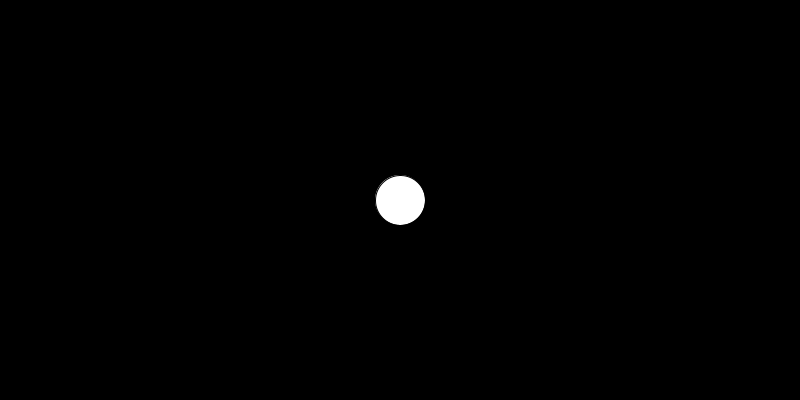
Frame 1 (no input)
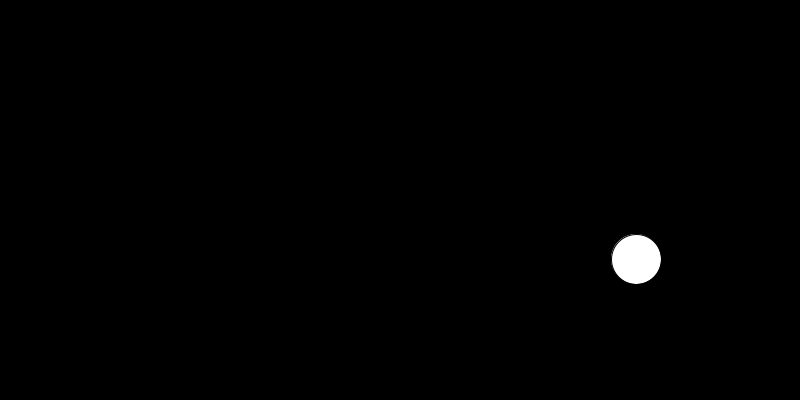
Frame 60 (the mouse pressed at the canvas centre just before this capture)
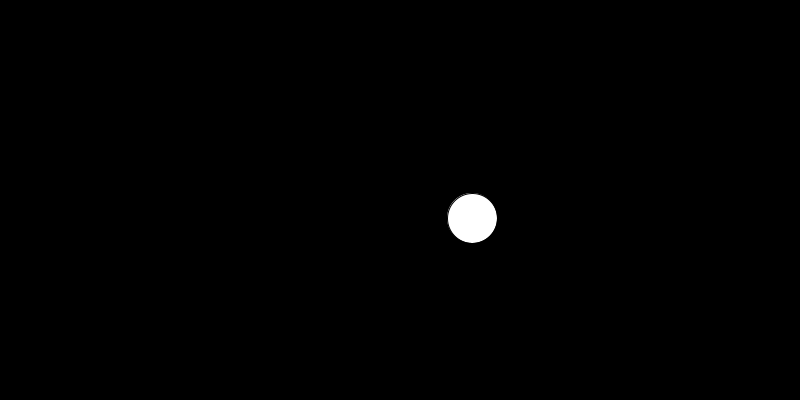
Frame 120 (the mouse held since frame 60 and released just before this capture)

The Processing sketch that drew these frames (run headless with seeded random() and noise(); from frame 60 on, the mouse is pressed at the canvas centre):

// Processing sketch: BSP_Zuruecksetzen
// ── BSP_Zuruecksetzen.pde
float ballX;
float ballY;
float ballVx;
float ballVy;

void setup() {
  size(800,400);
  ballX = width / 2;
  ballY = height / 2;
  ballVx = 4;
  ballVy = 1;
}
void draw() {
  background(0);
  circle(ballX, ballY, 50);
  ballX = ballX + ballVx;
  ballY = ballY + ballVy;
  if(ballX > 800) {
    ballX = width/2;
    ballY = height/2;
  }
}
